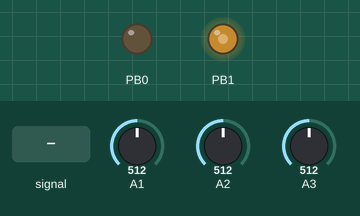
Bench run of a sketch on a simulated ATtiny85, built with avr-gcc and run on an emulated ATtiny85. On the bench: output pins drawn as LEDs (lit = HIGH). The test bench sets the inputs (shaded band); at power-on: A2 = 512, A3 = 512, A1 = 512.

Above: at 1.2 s.
1.3 s: A2 fed a 200 Hz sine of ±460 counts around its level
At 1.8 s:
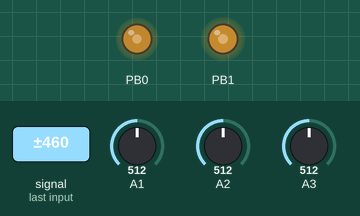
Timing chart, 0 to 2.1 s (numbered marks = the images above; inputs shaded):
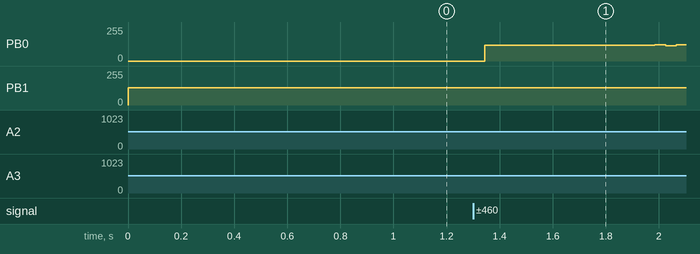

Measured:
- after the input at 1.3 s, PB0: 0/255 → 117/255 at once, → 121/255 0.64 s later

The sketch:

mod-slew.ino
```cpp
/* SLEW:  Copy input A to output F, but with a limit
   on the rate of change, set by K.  If the limit
   is hit, the LED turns on.
*/

#include "/tmp/jerboa/jerboa.h"

byte prev;  // Remember previous F.

void Setup() {
  prev = 128;  // Middle value between 0 and 255.
}

void Loop() {
  // Knob chooses a max delta from 1 to 32.
  int max_delta = 1 + (31 & ((InK() - 32) >>3));

  // no // Knob chooses a max delta from 1 to 255.
  // no int max_delta = InK();
  // no max_delta = (max_delta < 1) ? 1 : max_delta;

  byte a = InA();
  byte f = a;  // for the moment, assume not too fast.
  byte led = 0;  // turn LED on if too fast.

  if (a < prev) {
    // falling
    if (prev - a > max_delta) {
      // falling too fast
      f = prev - max_delta;
      led = 1;
    }
  } else if (a > prev) {
    // rising
    if (a - prev > max_delta) {
      // rising too fast
      f = prev + max_delta;
      led = 1;
    }
  }

  OutF(f);
  prev = f;
  if (led) LedOn(); else LedOff();
}
```
